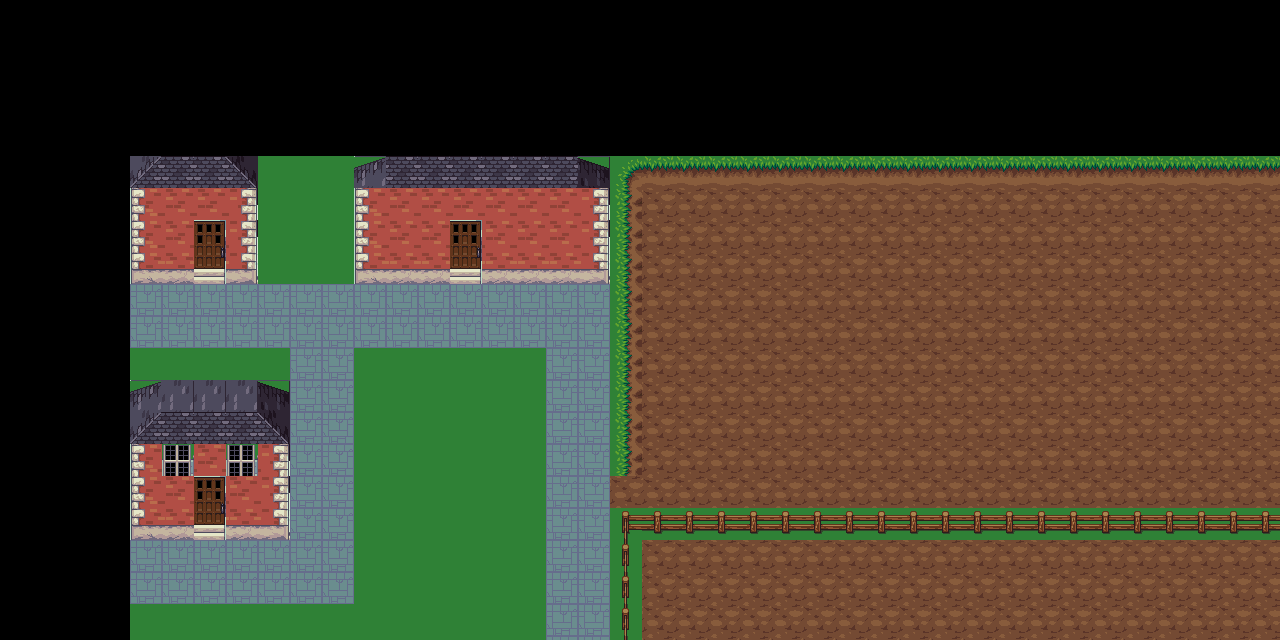

The image is a tile-based game level rendered from a .tmx file. Its description and complete source (layers, tilesets, objects, tile grids) follow:
An orthogonal 40x20 tile map with 32x32 px tiles, 2 tile layers (BlockColliders, Background).

<map version="1.0" tiledversion="2018.03.21" orientation="orthogonal" renderorder="right-down" width="40" height="20" tilewidth="32" tileheight="32" infinite="0" nextobjectid="1">
 <tileset firstgid="1" source="tileset_preview.tsx" />
 <layer name="BlockColliders" width="40" height="20" offsetx="130" offsety="156">
  <data encoding="csv">
325,325,325,400,338,338,338,350,325,325,325,325,325,325,352,242,88,88,88,88,88,88,88,88,88,88,88,88,88,88,88,88,88,88,88,88,88,88,88,253,
325,325,325,304,338,338,338,302,325,325,325,325,325,325,304,0,0,0,0,0,0,0,0,0,0,0,0,0,0,0,0,0,0,0,0,0,0,0,0,277,
325,325,325,304,338,338,338,302,325,325,325,325,325,325,304,0,0,0,0,0,0,0,0,0,0,0,0,0,0,0,0,0,0,0,0,0,0,0,0,277,
326,327,305,328,224,224,224,326,327,327,305,327,327,327,328,0,0,0,0,0,0,0,0,0,0,0,0,0,0,0,0,0,0,0,0,0,0,0,0,277,
37,0,0,0,0,0,0,0,0,0,0,0,0,0,0,0,0,0,0,0,0,0,0,0,0,0,0,0,0,0,0,0,0,0,0,0,0,0,0,277,
37,0,0,0,0,0,0,0,0,0,0,0,0,0,0,0,0,0,0,0,0,0,0,0,0,0,0,0,0,0,0,0,0,0,0,0,0,0,0,277,
15,15,15,15,325,0,0,15,15,15,15,15,15,0,0,0,0,0,0,0,0,0,0,0,0,0,0,0,0,0,0,0,0,0,0,0,0,0,0,277,
325,325,325,325,352,0,0,15,338,338,15,15,15,0,0,0,0,0,0,0,0,0,0,0,0,0,0,0,0,0,0,0,0,0,0,0,0,0,0,277,
325,325,325,325,400,0,0,15,338,338,338,15,15,0,0,0,0,0,0,0,0,0,0,0,0,0,0,0,0,0,0,0,0,0,0,0,0,0,0,277,
325,325,325,325,304,0,0,15,338,338,338,15,15,0,0,0,0,0,0,0,0,0,0,0,0,0,0,0,0,0,0,0,0,0,0,0,0,0,0,277,
325,325,325,325,304,0,0,15,338,338,338,338,15,0,0,0,0,0,0,0,0,0,0,0,0,0,0,0,0,0,0,0,0,0,0,0,0,0,0,301,
326,327,305,327,328,0,0,15,338,338,338,338,15,0,0,61,64,64,64,64,64,64,64,64,64,64,64,64,64,64,64,64,64,64,64,64,64,64,64,65,
37,0,0,0,0,0,0,15,338,338,338,338,15,0,0,41,0,0,0,0,0,0,0,0,0,0,0,0,0,0,0,0,0,0,0,0,0,0,0,41,
37,0,0,0,0,0,0,15,338,338,338,338,15,0,0,41,0,0,0,0,0,0,0,0,0,0,0,0,0,0,0,0,0,0,0,0,0,0,0,41,
15,15,15,15,15,15,15,15,338,338,338,338,15,0,0,41,0,0,0,0,0,0,0,0,0,0,0,0,0,0,0,0,0,0,0,0,0,0,0,41,
338,338,338,338,338,338,338,338,338,338,338,338,15,0,0,41,0,0,0,0,0,0,0,0,0,0,0,0,0,0,0,0,0,0,0,0,0,0,0,41,
338,338,338,338,338,338,338,338,338,338,338,338,15,0,0,41,0,0,0,0,0,0,0,0,0,0,0,0,0,0,0,0,0,0,0,0,0,0,0,41,
338,338,338,338,338,338,338,338,338,338,338,338,15,0,0,41,0,0,0,0,0,0,0,0,0,0,0,0,0,0,0,0,0,0,0,0,0,0,0,41,
338,338,338,338,338,338,338,338,338,338,338,338,15,0,0,41,0,0,0,0,0,0,0,0,0,0,0,0,0,0,0,0,0,0,0,0,0,0,0,41,
338,338,338,338,338,338,338,338,338,338,338,338,15,37,37,40,64,64,64,64,64,64,64,64,64,64,64,64,64,64,64,64,64,64,64,64,64,64,64,39
</data>
 </layer>
 <layer name="Background" width="40" height="20" offsetx="130" offsety="156">
  <data encoding="csv">
398,399,399,400,225,225,225,0,399,399,399,399,399,399,0,0,0,0,0,0,0,0,0,0,0,0,0,0,0,0,0,0,0,0,0,0,0,0,0,0,
302,303,303,304,225,225,225,0,303,303,303,303,303,303,0,339,317,317,317,317,317,317,317,317,317,317,317,317,317,317,317,317,317,317,317,317,317,317,317,0,
302,303,281,304,225,225,225,0,303,303,281,303,303,303,0,339,317,317,317,317,317,317,317,317,317,317,317,317,317,317,317,317,317,317,317,317,317,317,317,0,
326,327,305,328,225,225,225,0,0,0,305,0,0,0,0,339,317,317,317,317,317,317,317,317,317,317,317,317,317,317,317,317,317,317,317,317,317,317,317,0,
37,37,37,37,37,37,37,37,37,37,37,37,37,37,37,339,317,317,317,317,317,317,317,317,317,317,317,317,317,317,317,317,317,317,317,317,317,317,317,0,
37,37,37,37,37,37,37,37,37,37,37,37,37,37,37,339,317,317,317,317,317,317,317,317,317,317,317,317,317,317,317,317,317,317,317,317,317,317,317,0,
225,225,225,225,225,37,37,225,225,225,225,225,225,37,37,339,317,317,317,317,317,317,317,317,317,317,317,317,317,317,317,317,317,317,317,317,317,317,317,0,
350,374,374,374,352,37,37,225,225,225,225,225,225,37,37,339,317,317,317,317,317,317,317,317,317,317,317,317,317,317,317,317,317,317,317,317,317,317,317,0,
398,399,399,399,400,37,37,225,225,225,225,225,225,37,37,339,317,317,317,317,317,317,317,317,317,317,317,317,317,317,317,317,317,317,317,317,317,317,317,0,
302,285,303,285,304,37,37,225,225,225,225,225,225,37,37,339,317,317,317,317,317,317,317,317,317,317,317,317,317,317,317,317,317,317,317,317,317,317,317,0,
302,303,281,303,304,37,37,225,225,225,225,225,225,37,37,317,317,317,317,317,317,317,317,317,317,317,317,317,317,317,317,317,317,317,317,317,317,317,317,0,
326,327,305,327,328,37,37,225,225,225,225,225,225,37,37,0,0,0,0,0,0,0,0,0,0,0,0,0,0,0,0,0,0,0,0,0,0,0,0,0,
37,37,37,37,37,37,37,225,225,225,225,225,225,37,37,0,317,317,317,317,317,317,317,317,317,317,317,317,317,317,317,317,317,317,317,317,317,317,317,0,
37,37,37,37,37,37,37,225,225,225,225,225,225,37,37,0,317,317,317,317,317,317,317,317,317,317,317,317,317,317,317,317,317,317,317,317,317,317,317,0,
225,225,225,225,225,225,225,225,225,225,225,225,225,37,37,0,317,317,317,317,317,317,317,317,317,317,317,317,317,317,317,317,317,317,317,317,317,317,317,0,
225,225,225,225,225,225,225,225,225,225,225,225,225,37,37,41,317,317,317,317,317,317,317,317,317,317,317,317,317,317,317,317,317,317,317,317,317,317,317,0,
225,225,225,225,225,225,225,225,225,225,225,225,225,37,37,0,317,317,317,317,317,317,317,317,317,317,317,317,317,317,317,317,317,317,317,317,317,317,317,0,
225,225,225,225,225,225,225,225,225,225,225,225,225,37,37,0,317,317,317,317,317,317,317,317,317,317,317,317,317,317,317,317,317,317,317,317,317,317,317,0,
225,225,225,225,225,225,225,225,225,225,225,225,225,37,37,0,317,317,317,317,317,317,317,317,317,317,317,317,317,317,317,317,317,317,317,317,317,317,317,0,
225,225,225,225,225,225,225,225,225,225,225,225,225,37,37,0,0,0,0,0,0,0,0,0,0,0,0,0,0,0,0,0,0,0,0,0,0,0,0,0
</data>
 </layer>
</map>